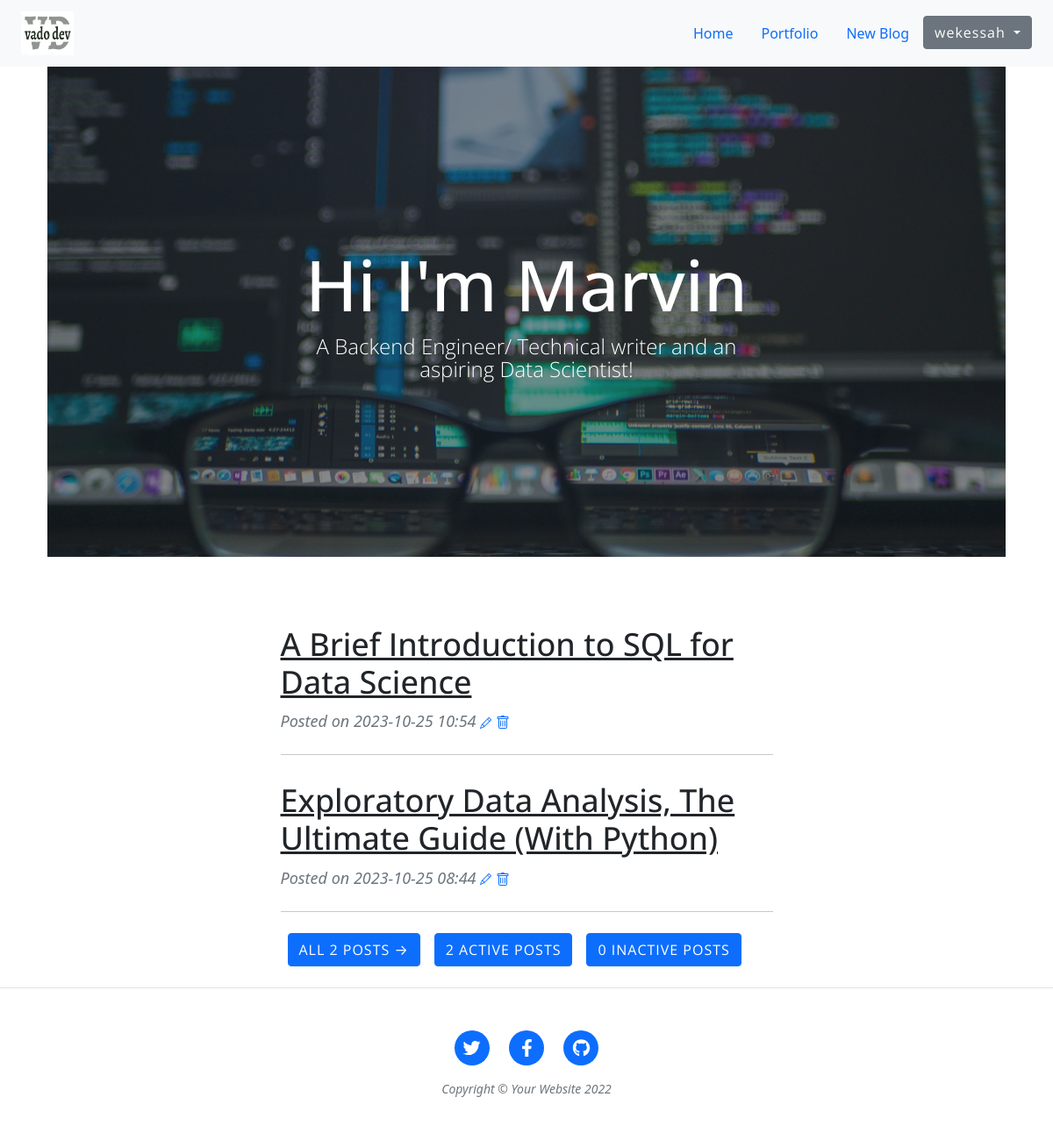
The page / (signed in) on the database its author committed.
### authentication/models.py (models this page shows)
class User(AbstractUser):
    def __str__(self):
        return self.email

### blogapp/models.py (models this page shows, shortened)
class Blog(TrackingModel):
    title = models.CharField(max_length=255)
    body = MarkdownxField() #MartorField()
    is_active = models.BooleanField(default=False)
    created_at = models.DateTimeField(auto_now_add=True)
    owner = models.ForeignKey(to=User, on_delete=models.CASCADE)

### blogapp/views.py (the view)
# urls.py: path("", views.index, name="home"),
def index(request):
    blog = Blog.objects.all()
    active_count = blog.filter(is_active = True).count()
    inactive_count = blog.filter(is_active = False).count()
    total_count = blog.count()
    context = {
        'blog':get_showing_blogs(request, blog),
          'active_count':active_count,
            'inactive_count':inactive_count,
            'total_count':total_count,
            }
    return render(request, 'blogapp/index.html', context)

### blogapp/views.py (called while the page is built)
def get_showing_blogs(request, blog):
    if request.GET and request.GET.get('filter'):
        if request.GET.get('filter')=='active':
            return blog.filter(is_active=True)
        if request.GET.get('filter')=='inactive':
            return blog.filter(is_active=False)
    return blog

### templates/blogapp/index.html (shortened to what this page needs)
{% extends '_partials/base.html' %}
{% load static %}
{% block content %}
<header class="masthead" style="background-image: url('static/img/bg.jpg')">
    <div class="container position-relative px-4 px-lg-5">
        <div class="row gx-4 gx-lg-5 justify-content-center">
            <div class="col-md-10 col-lg-8 col-xl-7">
                <div class="site-heading">
                    <h1>Hi I'm Marvin</h1>
                    <span class="subheading">A Backend Engineer/ Technical writer and an aspiring Data Scientist!</span>
                </div>
            </div>
        </div>
    </div>
</header>
{% if blog %}
<div class="container px-4 px-lg-5">
    <div class="row gx-4 gx-lg-5 justify-content-center">
        <div class="col-md-10 col-lg-8 col-xl-7">
            {% for bl in blog %}
            <div class="post-preview">
                <a href={% url 'blog-detail' bl.pk %}>
                    <h2 class="post-title">{{bl.title}}</h2>
                </a>
                <p class="post-meta">
                    Posted
                    on {{bl.created_at|date:"Y-m-d H:i"}}
                    {% if request.user.is_authenticated %}
                    <a href={% url 'blog-edit' bl.pk %}>
                    </a>
                    <a href={% url 'blog-delete' bl.pk %}>
                    </a>
                    {% endif %}
                </p>
            </div>
            <hr class="my-4" />
{% endfor %}
            <div class="btn-group " role="group" aria-label="Basic example">
                <div class="px-2 d-flex justify-content-start mb-4"><a class="btn btn-primary text-uppercase" href="?filter=all">All {{total_count}} Posts →</a></div>
                <div class="px-2 d-flex justify-content-center mb-4"><a class="btn btn-primary text-uppercase" href="?filter=active">{{active_count}} Active Posts</a></div>
                <div class="px-2 d-flex justify-content-end mb-4"><a class="btn btn-primary text-uppercase" href="?filter=inactive">{{inactive_count}} Inactive Posts</a></div>
            </div>
        </div>
    </div>
</div>
    {% else %}
    <div class="alert alert-info" role="alert">
        No blog yet!
      </div>
      <p><a href={% url 'new-blog' %}>Create one?</a></p>
    {% endif %}
{% endblock %}

### templates/_partials/header.html (shortened to what this page needs)
{% load static %}
<nav class="navbar sticky-top bg-light">
    <div class="container-fluid">
      <a class="navbar-brand" href={% url 'home' %}>
        <img src="{% static 'img/logo.jpg' %}" alt="Vado Dev" width="60" height="50">
      <ul class="nav justify-content-end">
        <li class="nav-item">
          <a class="nav-link active" aria-current="page" href={% url 'home' %}>Home</a>
        </li>
        <li class="nav-item">
          <a class="nav-link" href={% url 'portfolio' %}>Portfolio</a>
        </li>
        {% if request.user.is_authenticated %}
        <li class="nav-item">
            <a class="nav-link" href={% url 'new-blog' %}>New Blog</a>
          </li>
          <div class="dropdown">
            <button class="btn btn-secondary dropdown-toggle" type="button" data-bs-toggle="dropdown" aria-expanded="false">
              {{request.user.username}}
            </button>
          </div>
        {% endif %}
      </ul>
    </div>
  </nav>

### rows shown on the page
User: user.username "wekessah"
Blog: title "A Brief Introduction to SQL for Data Science", created_at "2023-10-25 10:54"
Blog: title "Exploratory Data Analysis, The Ultimate Guide (With Python)", created_at "2023-10-25 08:44"

### other values the page prints
{{ total_count }} "2"
{{ active_count }} "2"
{{ inactive_count }} "0"
